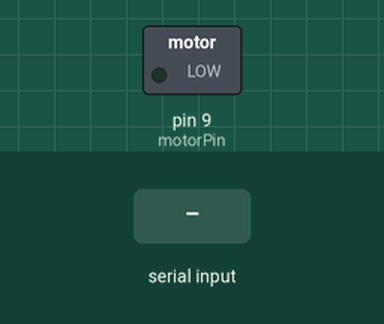
Bench run of a sketch on a simulated Arduino Uno, built with avr-gcc and run on an emulated ATmega328P. Shown: switched loads named in the sketch (green lamp = pin HIGH). The test bench sets the inputs (shaded band).

Above: at 1.2 s.
1.3 s: "1" received over Serial
At 2.5 s:
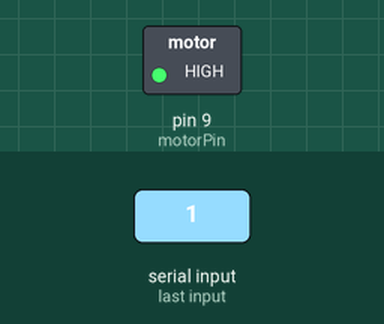
2.8 s: "0" received over Serial
At 3.9 s:
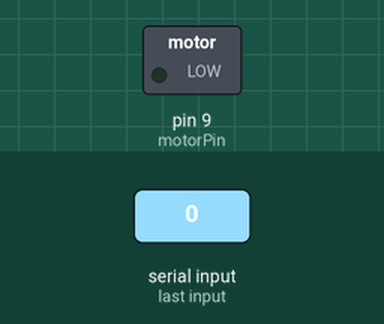
Timing chart, 0 to 5.8 s (numbered marks = the images above; inputs shaded):
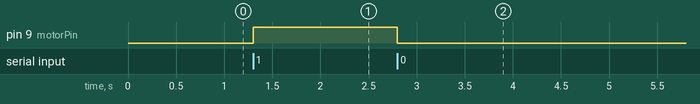

Measured:
- after the input at 1.3 s, pin 9 (motorPin): LOW → HIGH at once
- after the input at 2.8 s, pin 9 (motorPin): HIGH → LOW at once

The sketch:

motor_control.ino
```cpp
const int motorPin = 9; // Connect motor control to digital pin 9

void setup() {
  Serial.begin(9600); // Start serial communication at 9600 bps
  pinMode(motorPin, OUTPUT); // Set the motor pin as output
}

void loop() {
  if (Serial.available()) {  // Check if data is available to read
    char command = Serial.read(); // Read the first character

    switch (command) {
      case '1':
        digitalWrite(motorPin, HIGH);  // Turn on the motor
        break;

      case '0':
        digitalWrite(motorPin, LOW);  // Turn off the motor
        break;

      default:
        // If an unsupported command is received, do nothing.
        break;
    }
  }
}
```
